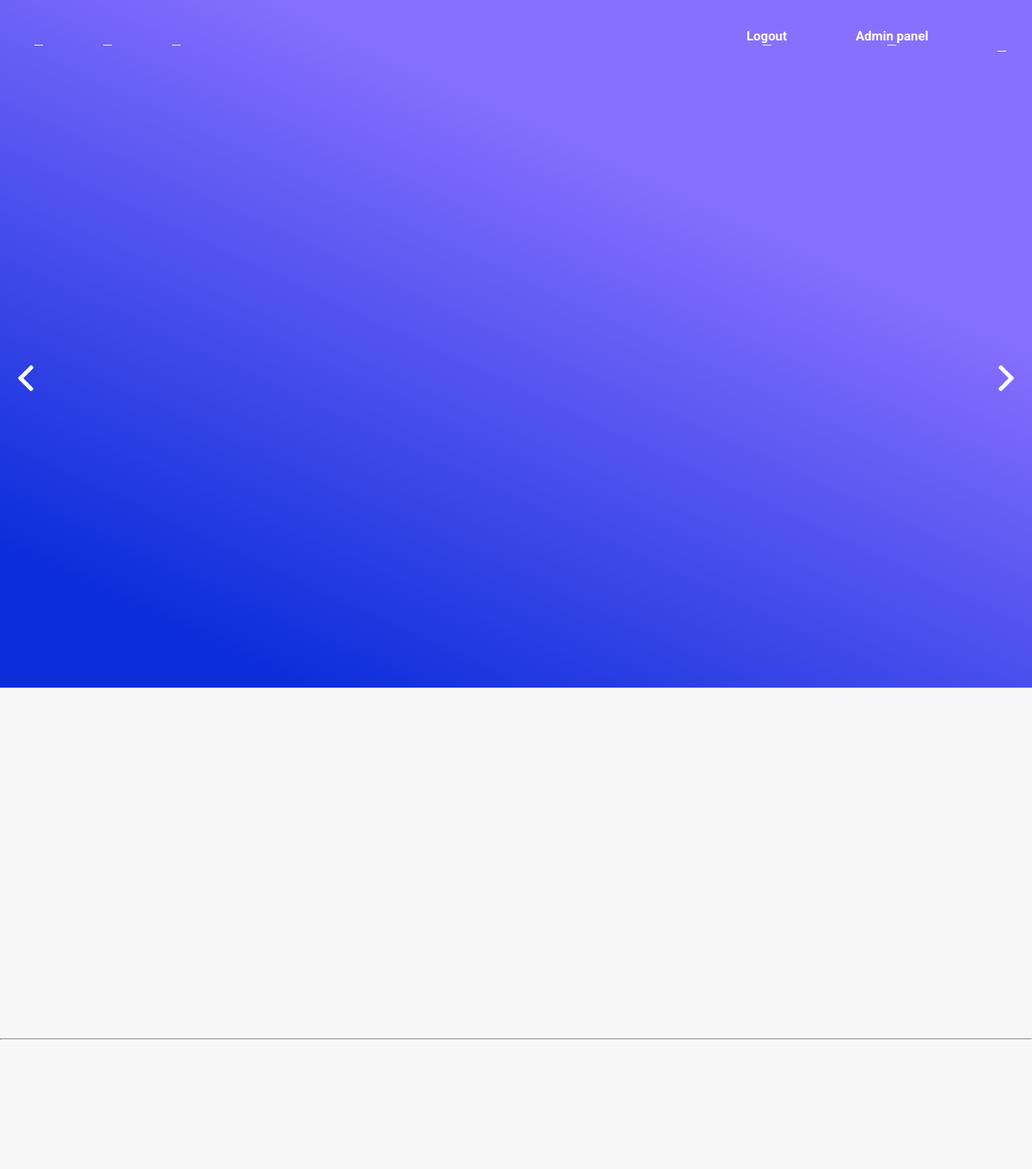
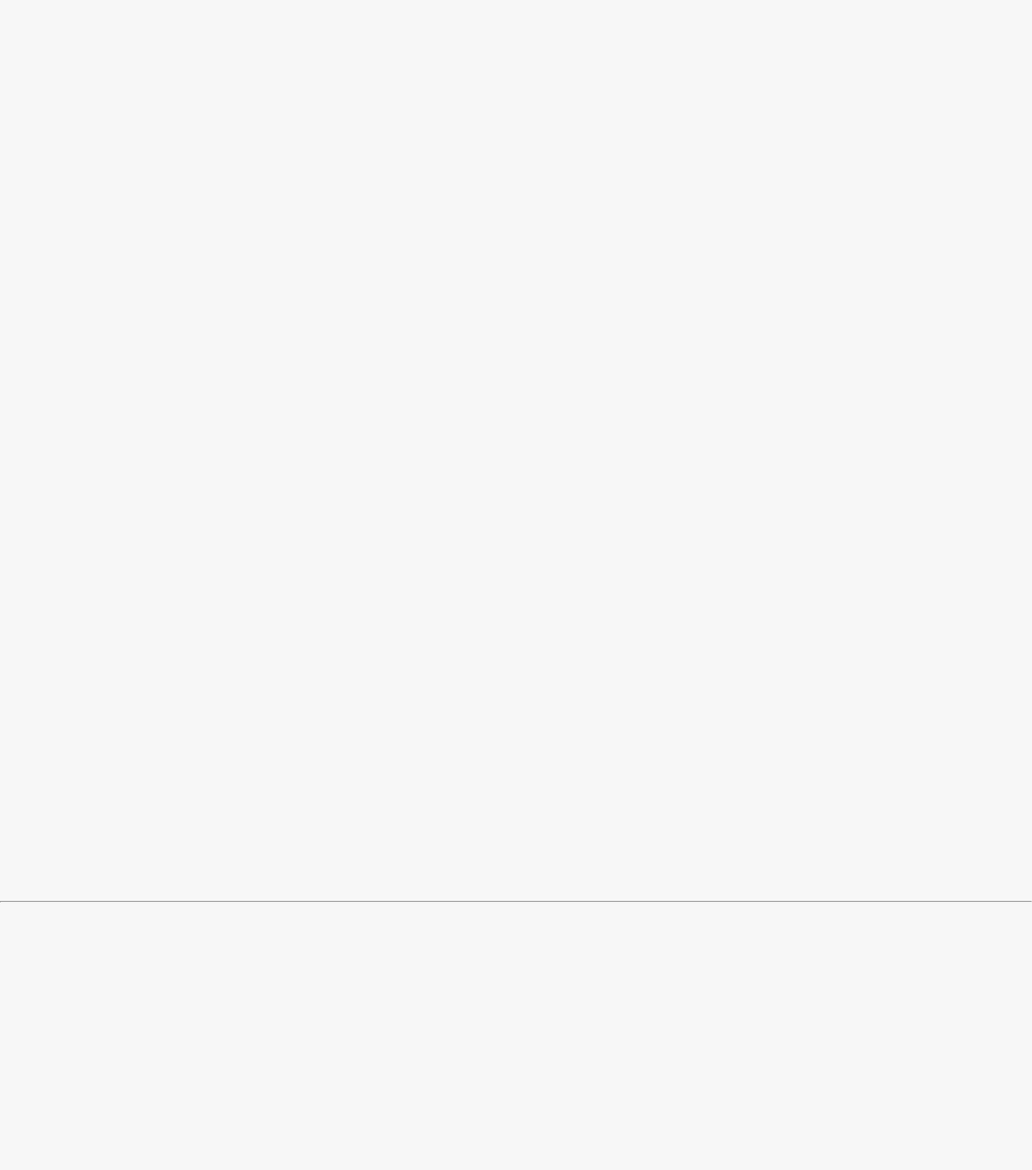
The page / (signed in, upper part) on the database as committed earlier (2 pictures, top to bottom).
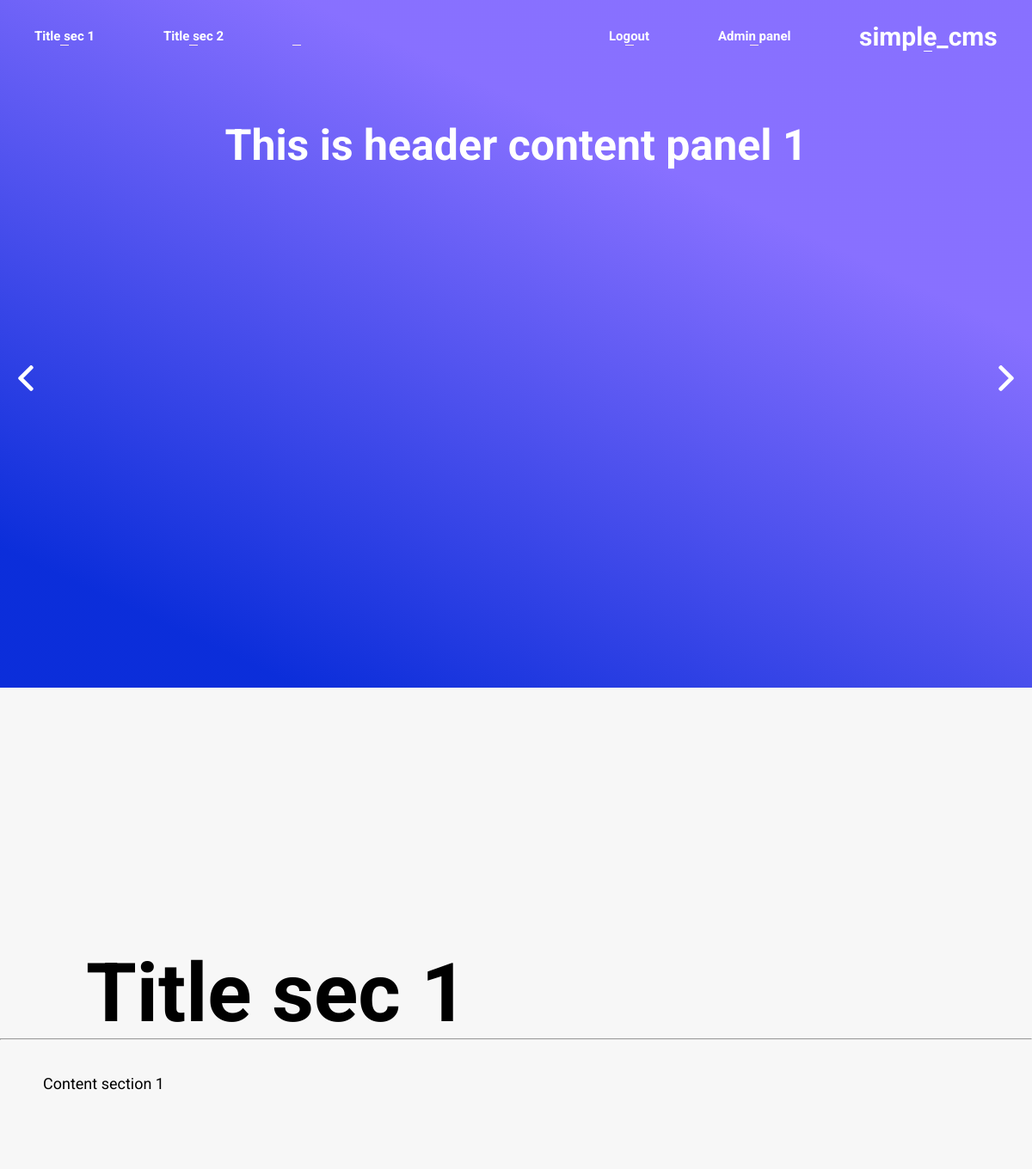
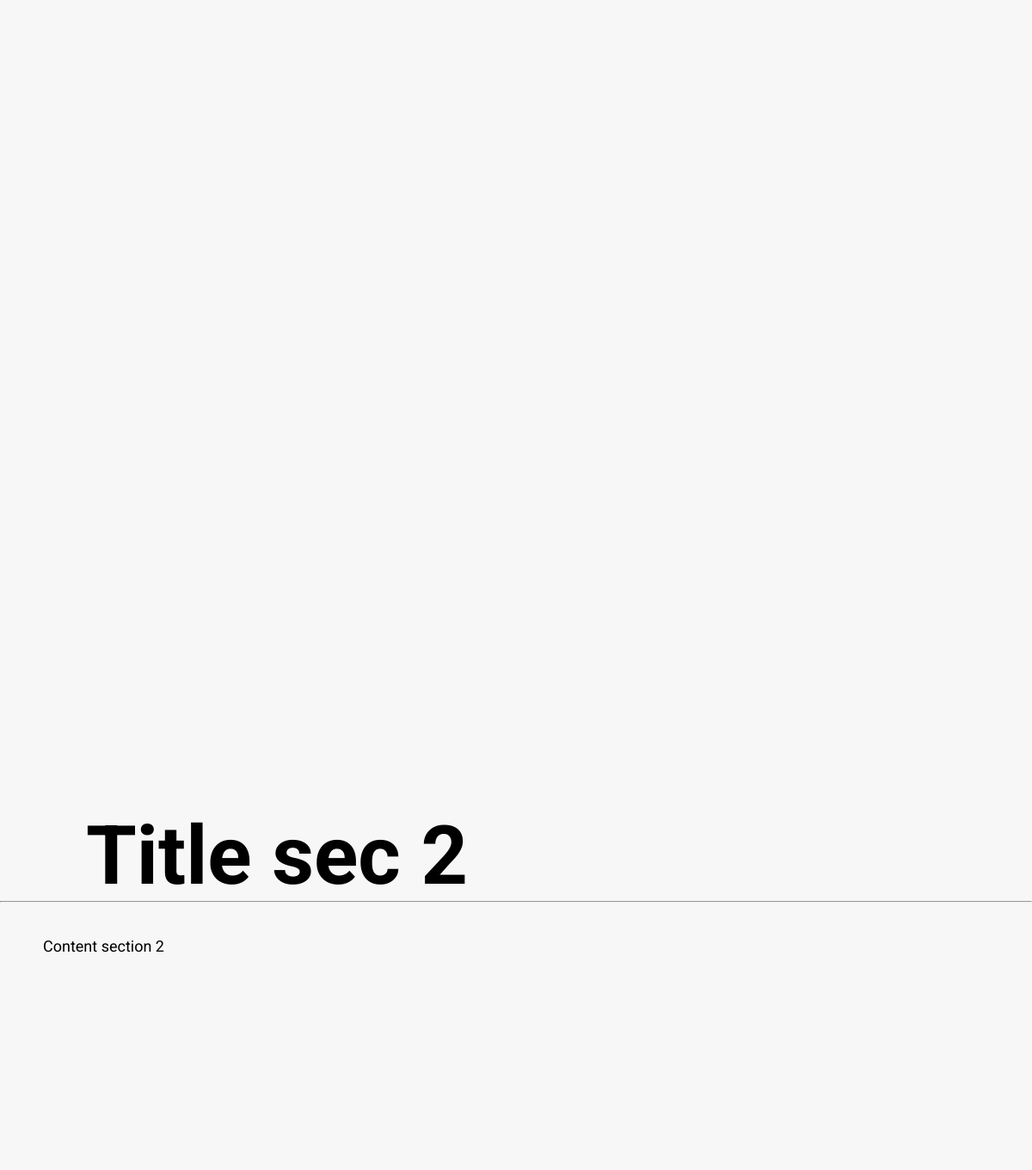
The same page on the database as committed later (2 pictures, top to bottom).
### tables this page shows
CREATE TABLE section_01_content (
    id INTEGER PRIMARY KEY NOT NULL AUTO_INCREMENT,
    title VARCHAR(50),
    content VARCHAR(10240)
) DEFAULT CHARSET=utf8 COLLATE=utf8_unicode_ci;

CREATE TABLE section_02_content (
    id INTEGER PRIMARY KEY NOT NULL AUTO_INCREMENT,
    title VARCHAR(50),
    content VARCHAR(10240)
) DEFAULT CHARSET=utf8 COLLATE=utf8_unicode_ci;

CREATE TABLE page_title (
    id INTEGER PRIMARY KEY NOT NULL AUTO_INCREMENT,
    page_title VARCHAR(50)
) DEFAULT CHARSET=utf8 COLLATE=utf8_unicode_ci;

CREATE TABLE header_content (
    id INTEGER PRIMARY KEY NOT NULL AUTO_INCREMENT,
    content VARCHAR(10240)
) DEFAULT CHARSET=utf8 COLLATE=utf8_unicode_ci;

### administrator/get_section_01_content.php (called while the page is built, shortened)
<?php
    require_once "connect.php";
    $connection = @new mysqli($host, $db_user, $db_password, $db_name);
    if ($connection->connect_errno != 0)
    {
        echo "Error: " . $connection->connect_errno;
    }
    else
    {
        if ($result = $connection->query("SELECT * FROM section_01_content WHERE id = 1"))
        {
            $row = $result->fetch_assoc();
            $title_sec_01 = $row['title'];
            $content_sec_01 = $row['content'];
        }
    }
?>

### administrator/get_section_02_content.php (called while the page is built, shortened)
<?php
    require_once "connect.php";
    $connection = @new mysqli($host, $db_user, $db_password, $db_name);
    if ($connection->connect_errno != 0)
    {
        echo "Error: " . $connection->connect_errno;
    }
    else
    {
        if ($result = $connection->query("SELECT * FROM section_02_content WHERE id = 1"))
        {
            $row = $result->fetch_assoc();
            $title_sec_02 = $row['title'];
            $content_sec_02 = $row['content'];
        }
    }
?>

### administrator/get_page_title.php (called while the page is built, shortened)
<?php
    require_once "connect.php";
    $connection = @new mysqli($host, $db_user, $db_password, $db_name);
    if ($connection->connect_errno != 0)
    {
        echo "Error: " . $connection->connect_errno;
    }
    else
    {
        if ($result = $connection->query("SELECT * FROM page_title WHERE id = 1"))
        {
            $row = $result->fetch_assoc();
            $page_title = $row['page_title'];
        }
    }
?>

### administrator/get_header_content.php (called while the page is built, shortened)
<?php
    require_once "connect.php";
    $connection = @new mysqli($host, $db_user, $db_password, $db_name);
    if ($connection->connect_errno != 0)
    {
        echo "Error: " . $connection->connect_errno;
    }
    else
    {
        if ($result = $connection->query("SELECT * FROM header_content WHERE id = 1"))
        {
            $row = $result->fetch_assoc();
            $header_content_1 = $row['content'];
        }
    }
?>

### index.php (the view, shortened to what the changed rows need)
<!DOCTYPE html>
<html lang="en">
<head>
    <link rel="stylesheet" href="styles/main.css">
    <link rel="stylesheet" href="administrator/admin_styles/top_bar.css">
    <link rel="stylesheet" href="styles/nav_bar.css">
    <link rel="stylesheet" href="styles/separator.css">
    <link rel="stylesheet" href="styles/footer.css">
    <link rel="stylesheet" href="styles/operators.css">
    <link rel="stylesheet" href="styles/button.css">
    <link rel="stylesheet" href="styles/page_name.css">
    <link rel="stylesheet" href="styles/header.css">
    <link rel="stylesheet" href="styles/clock.css">
    <link rel="stylesheet" href="styles/user_custom_style.php">
        <?php
            require_once "administrator/get_page_title.php";
        ?>
</head>
<body>
    <header class="bg_00">
        <nav id="nav_horizontal_panel">
            <div class="button left to_sec_1">
                <?php
                    require_once "administrator/get_section_01_content.php";
                    echo $title_sec_01;
                ?>
            </div>
            <div class="button left to_sec_2">
                <?php
                    require_once "administrator/get_section_02_content.php";
                    echo $title_sec_02;
                ?>
            </div>
                <?php
                    require_once "administrator/get_section_03_content.php";
                ?>
            <div class="page_name right page_reload">
                <?php
                    require_once "administrator/get_page_title.php";
                    echo $page_title;
                ?>
            </div>
            <?php
                if ( isset($_SESSION['logged']) )
                {
                    echo '<div class="button right to_admin_panel">Admin panel</div>';
                    echo '<div class="button right to_logout">Logout</div>';
                }
            ?>
        </nav>
        <article>
            <div class="header_content header_item_1">
                <?php
                    require_once "administrator/get_header_content.php";
                    echo $header_content_1;
                ?>
            </div>
                <?php
                    require_once "administrator/get_header_content.php";
                ?>
                <?php
                    require_once "administrator/get_header_content.php";
                ?>
            <div id="previous_content">
                <img src="images/icons/left-arrow-light.svg">
            </div>
            <div id="next_content">
                <img src="images/icons/right-arrow-light.svg">
            </div>
        </article>
    </header>
    <div class="separator">
        <div class="separator_title" id="sec_01">
            <?php
                require_once "administrator/get_section_01_content.php";
                echo $title_sec_01;
            ?>
        </div> <hr>
    </div>
    <section>
        <article>
            <div class="content_text text_just">
                <?php
                    require_once "administrator/get_section_01_content.php";
                    echo $content_sec_01;
                ?>
            </div>
        </article>
    </section>
    <div class="separator" id="sec_02">
        <div class="separator_title">
            <?php
                require_once "administrator/get_section_02_content.php";
                echo $title_sec_02;
            ?>
        </div>
        <hr>
    </div>
    <section>
        <article>
            <div class="content_text text_just">
                <?php
                    require_once "administrator/get_section_02_content.php";
                    echo $content_sec_02;
                ?>
            </div>
        </article>
    </section>
                <?php
                    require_once "administrator/get_section_03_content.php";
                ?>
            <?php
                require_once "administrator/get_page_title.php";
            ?>
            <?php
                require_once "administrator/get_section_01_content.php";
            ?>
            <?php
                require_once "administrator/get_section_02_content.php";
            ?>
            <?php
                require_once "administrator/get_section_03_content.php";
            ?>
            <?php
                require_once "administrator/get_page_title.php";
            ?>
            <?php
                require_once "administrator/get_section_01_content.php";
            ?>
            <?php
                require_once "administrator/get_section_02_content.php";
            ?>
</body>
</html>

Rows that differ between the two databases and show on the page:
added section_01_content: title "Title sec 1", content "Content section 1"
added section_02_content: title "Title sec 2", content "Content section 2"
added page_title: page_title "simple_cms"
added header_content: content "This is header content panel 1"
